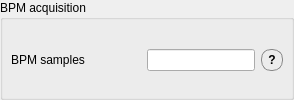
           <widget class="QGroupBox" name="bpm_acquisition_group">
            <property name="sizePolicy">
             <sizepolicy hsizetype="Preferred" vsizetype="Maximum">
              <horstretch>0</horstretch>
              <verstretch>0</verstretch>
             </sizepolicy>
            </property>
            <property name="styleSheet">
             <string notr="true">QGroupBox#bpm_acquisition_group {
    border: 1px solid palette(mid);
    border-radius: 6px;
    margin-top: 4px;
    padding-top: 6px;
}
QGroupBox#bpm_acquisition_group::title {
    subcontrol-origin: margin;
    left: 10px;
    padding: 0 4px 0 4px;
}</string>
            </property>
            <property name="title">
             <string>BPM acquisition</string>
            </property>
            <layout class="QVBoxLayout" name="bpm_acquisition_layout">
             <property name="leftMargin">
              <number>8</number>
             </property>
             <property name="topMargin">
              <number>12</number>
             </property>
             <property name="rightMargin">
              <number>8</number>
             </property>
             <property name="bottomMargin">
              <number>8</number>
             </property>
             <item>
              <layout class="QHBoxLayout" name="nsamples_layout">
               <item>
                <widget class="QLabel" name="nsamples_label">
                 <property name="minimumSize">
                  <size>
                   <width>130</width>
                   <height>0</height>
                  </size>
                 </property>
                 <property name="maximumSize">
                  <size>
                   <width>130</width>
                   <height>16777215</height>
                  </size>
                 </property>
                 <property name="text">
                  <string>BPM samples</string>
                 </property>
                </widget>
               </item>
               <item>
                <widget class="QLineEdit" name="nsamples_input">
                 <property name="sizePolicy">
                  <sizepolicy hsizetype="Expanding" vsizetype="Fixed">
                   <horstretch>0</horstretch>
                   <verstretch>0</verstretch>
                  </sizepolicy>
                 </property>
                 <property name="maximumSize">
                  <size>
                   <width>110</width>
                   <height>16777215</height>
                  </size>
                 </property>
                </widget>
               </item>
               <item>
                <widget class="QToolButton" name="nsamples_tooltip">
                 <property name="toolTip">
                  <string>Number of BPM samples acquired for each measurement. Larger values reduce random noise but increase measurement time.</string>
                 </property>
                 <property name="styleSheet">
                  <string notr="true">QToolButton#nsamples_tooltip {
    border: 1px solid #888;
    border-radius: 10px;
    min-width: 20px;
    max-width: 20px;
    min-height: 20px;
    max-height: 20px;
    padding: 0px;
    font-weight: bold;
}
QToolButton#nsamples_tooltip:hover {
    background-color: rgba(128, 128, 128, 60);
}</string>
                 </property>
                 <property name="text">
                  <string>?</string>
                 </property>
                </widget>
               </item>
               <item>
                <spacer name="bpm_acquisition_spacer">
                 <property name="orientation">
                  <enum>Qt::Horizontal</enum>
                 </property>
                 <property name="sizeHint" stdset="0">
                  <size>
                   <width>0</width>
                   <height>0</height>
                  </size>
                 </property>
                </spacer>
               </item>
              </layout>
             </item>
            </layout>
           </widget>
